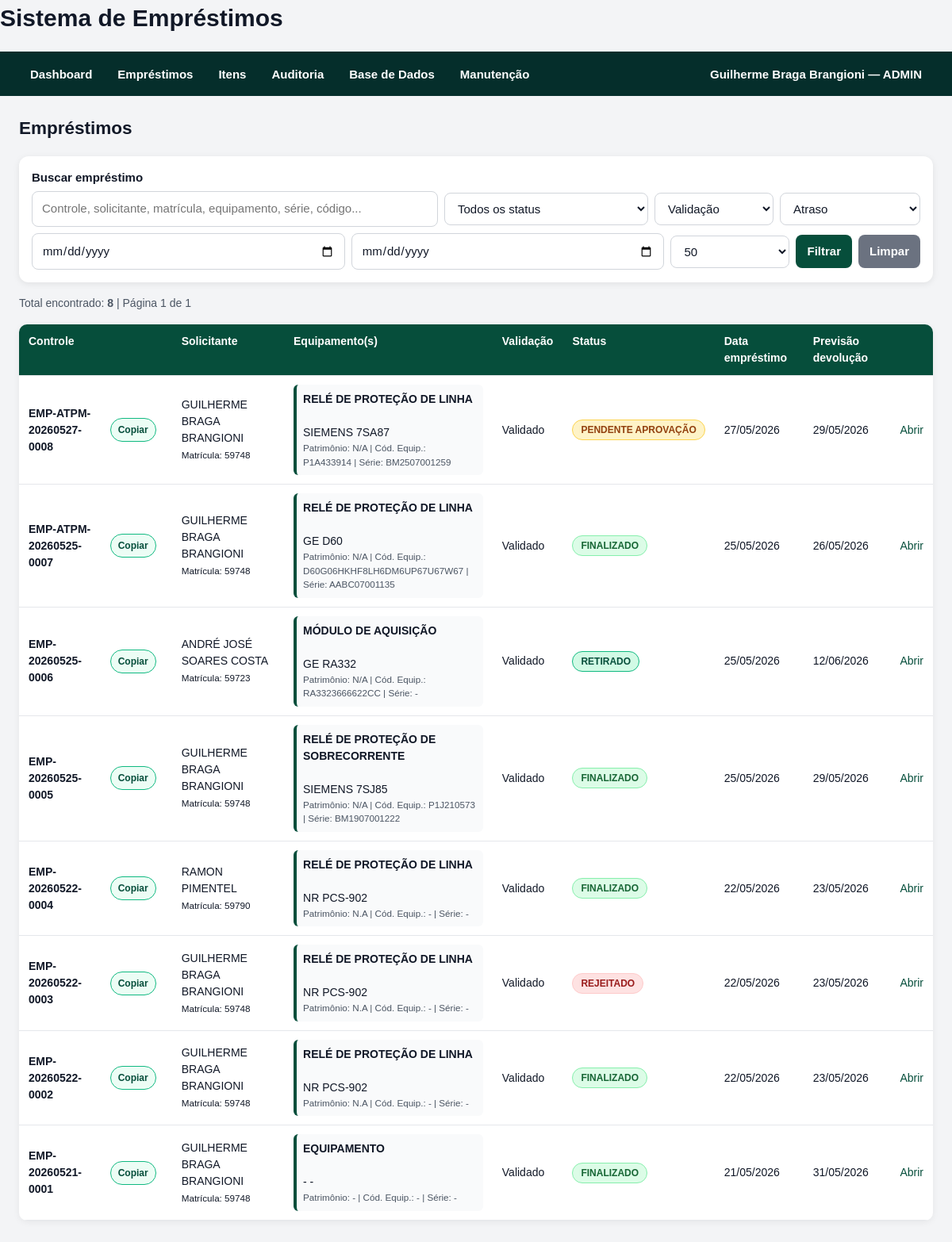
Screenshot of /emprestimos/ (signed in) with the database file from the repository.
### models/system_user.py (models this page shows, shortened)
class SystemUser(db.Model):
    __tablename__ = "system_users"
    id = db.Column(db.Integer, primary_key=True)
    nome = db.Column(db.String(255), nullable=False)
    email = db.Column(db.String(255), nullable=False, unique=True, index=True)
    password_hash = db.Column(db.String(255), nullable=False)
    role = db.Column(db.String(50), nullable=False, default="CONSULTA")
    active = db.Column(db.Boolean, default=True)
    last_login_at = db.Column(db.DateTime)
    created_at = db.Column(db.DateTime, default=datetime.utcnow)
    updated_at = db.Column(
        db.DateTime,
        default=datetime.utcnow,
        onupdate=datetime.utcnow,
    )

### models/loan.py (models this page shows)
class Loan(db.Model):
    __tablename__ = "loans"
    id = db.Column(db.Integer, primary_key=True)
    numero_controle = db.Column(db.String(100), unique=True, index=True)
    user_id = db.Column(db.Integer, db.ForeignKey("users.id"), nullable=False)
    approver_id = db.Column(db.Integer, db.ForeignKey("approvers.id"), nullable=False)
    responsavel_entrega_nome = db.Column(db.String(255), nullable=False)
    responsavel_entrega_matricula = db.Column(db.String(100))
    responsavel_entrega_email = db.Column(db.String(255))
    status = db.Column(db.String(100), default="PENDENTE_APROVACAO", index=True)
    data_emprestimo = db.Column(db.DateTime)
    data_prevista_devolucao = db.Column(db.DateTime)
    data_real_devolucao = db.Column(db.DateTime)
    local_utilizacao = db.Column(db.String(255))
    aprovado = db.Column(db.Boolean, default=False)
    aprovado_em = db.Column(db.DateTime)
    rejeitado_em = db.Column(db.DateTime)
    motivo_rejeicao = db.Column(db.Text)
    approval_token = db.Column(db.Text)
    observacoes = db.Column(db.Text)
    notification_fixed_emails = db.Column(db.Text)      # E-mails fixos lidos do arquivo no momento da criação
    notification_extra_emails = db.Column(db.Text)      # E-mails adicionais digitados no momento do empréstimo
    notification_all_emails = db.Column(db.Text)        # União de Fixos + adicionais, preservada para auditoria
    created_at = db.Column(db.DateTime, default=datetime.utcnow)
    updated_at = db.Column(
        db.DateTime,
        default=datetime.utcnow,
        onupdate=datetime.utcnow,
    )
    user = db.relationship("User", back_populates="loans")
    approver = db.relationship("Approver", back_populates="loans")
    items = db.relationship(
        "LoanItem",
        back_populates="loan",
        lazy=True,
        cascade="all, delete-orphan",
    )
    renewals = db.relationship(
        "Renewal",
        back_populates="loan",
        lazy=True,
        cascade="all, delete-orphan",
    )

### models/user.py (models this page shows)
class User(db.Model):
    __tablename__ = "users"
    id = db.Column(db.Integer, primary_key=True)
    nome = db.Column(db.String(255), nullable=False)
    matricula = db.Column(db.String(100), nullable=False, index=True)
    email = db.Column(db.String(255), nullable=False)
    telefone = db.Column(db.String(100))
    gerencia = db.Column(db.String(255))
    regional = db.Column(db.String(255))
    equipe = db.Column(db.String(255))
    created_at = db.Column(db.DateTime, default=datetime.utcnow)
    loans = db.relationship("Loan", back_populates="user")

### models/loan_item.py (models this page shows)
class LoanItem(db.Model):
    __tablename__ = "loan_items"
    id = db.Column(db.Integer, primary_key=True)
    loan_id = db.Column(db.Integer, db.ForeignKey("loans.id"), nullable=False)
    equipment_id = db.Column(db.Integer, db.ForeignKey("equipments.id"))
    consumable_id = db.Column(db.Integer, db.ForeignKey("consumables.id"))
    tipo_item = db.Column(db.String(100), nullable=False)
    quantidade = db.Column(db.Integer, default=1)
    quantidade_devolvida = db.Column(db.Integer, default=0)
    status = db.Column(db.String(100), default="EMPRESTADO")
    devolvido_em = db.Column(db.DateTime)
    devolvido_por = db.Column(db.String(255))
    image_path = db.Column(db.String(500))
    image_original_filename = db.Column(db.String(255))
    observacoes = db.Column(db.Text)
    created_at = db.Column(db.DateTime, default=datetime.utcnow)
    loan = db.relationship("Loan", back_populates="items")
    equipment = db.relationship("Equipment", back_populates="loan_items")
    consumable = db.relationship("Consumable", back_populates="loan_items")

### models/equipment.py (models this page shows)
class Equipment(db.Model):
    __tablename__ = "equipments"
    id = db.Column(db.Integer, primary_key=True)
    codigo_interno = db.Column(db.String(100), unique=True, index=True)
    nome = db.Column(db.String(255), nullable=False)
    nome_normalizado = db.Column(db.String(255), nullable=False, index=True)
    fabricante = db.Column(db.String(255))
    modelo = db.Column(db.String(255))
    tipo_equipamento = db.Column(db.String(255))
    patrimonio = db.Column(db.String(255), index=True)
    codigo_equipamento = db.Column(db.String(255), index=True)
    serial = db.Column(db.String(255), index=True)
    categoria = db.Column(db.String(255))
    status = db.Column(db.String(50), default="DISPONIVEL", index=True)
    status_planilha = db.Column(db.String(255))
    regional = db.Column(db.String(255))
    data_inventario = db.Column(db.DateTime)
    local_armazenagem = db.Column(db.String(255))
    subestacao_origem = db.Column(db.String(255))
    emprestado_para_planilha = db.Column(db.String(255))
    data_emprestimo_planilha = db.Column(db.DateTime)
    validado = db.Column(db.Boolean, default=False)
    observacoes = db.Column(db.Text)
    created_at = db.Column(db.DateTime, default=datetime.utcnow)
    updated_at = db.Column(
        db.DateTime,
        default=datetime.utcnow,
        onupdate=datetime.utcnow,
    )
    loan_items = db.relationship("LoanItem", back_populates="equipment")

### routes/loan_routes.py (the view, shortened to what this page needs)
@loan_bp.route("/")
def list_loans():
    search_text = request.args.get("q", "").strip()
    status_filter = request.args.get("status", "").strip()
    validation_filter = request.args.get("validacao", "").strip()
    overdue_filter = request.args.get("atrasados", "").strip()
    date_from_text = request.args.get("data_inicio", "").strip()
    date_to_text = request.args.get("data_fim", "").strip()
    page = request.args.get("page", 1, type=int)
    per_page = request.args.get("per_page", 50, type=int)
    if per_page not in [25, 50, 100]:
        per_page = 50
    query = Loan.query
    if status_filter:
        query = query.filter(Loan.status == status_filter)
    date_from = _parse_date_filter(date_from_text)
    date_to = _parse_date_filter(date_to_text)
    if date_from:
        query = query.filter(Loan.data_emprestimo >= date_from)
    if date_to:
        query = query.filter(Loan.data_emprestimo <= date_to)
    if overdue_filter == "SIM":
        query = query.filter(Loan.status == LoanStatus.ATRASADO.value)
    loans_all = (
        query
        .options(*loan_full_options())
        .order_by(Loan.created_at.desc())
        .all()
    )
    if validation_filter == "PENDENTE":
        loans_all = [
            loan for loan in loans_all
            if _loan_has_pending_validation(loan)
        ]
    elif validation_filter == "VALIDADO":
        loans_all = [
            loan for loan in loans_all
            if not _loan_has_pending_validation(loan)
        ]
    total = len(loans_all)
    pages = max(ceil(total / per_page), 1)
    if page < 1:
        page = 1
    if page > pages:
        page = pages
    start = (page - 1) * per_page
    end = start + per_page
    loans = loans_all[start:end]
    pagination = {
        "page": page,
        "pages": pages,
        "total": total,
        "has_prev": page > 1,
        "has_next": page < pages,
        "prev_num": page - 1,
        "next_num": page + 1,
    }
    return render_template(
        "loan_list.html",
        loans=loans,
        pagination=pagination,
        search_text=search_text,
        status_filter=status_filter,
        validation_filter=validation_filter,
        overdue_filter=overdue_filter,
        date_from_text=date_from_text,
        date_to_text=date_to_text,
        per_page=per_page,
        status_options=[status.value for status in LoanStatus],
    )

### templates/loan_list.html (shortened to what this page needs)
{% extends "base.html" %}
{% block content %}
<h2>Empréstimos</h2>
<form method="get" action="{{ url_for('loan_bp.list_loans') }}" class="search-form">
    <label for="q">Buscar empréstimo</label>
    <div class="search-row">
        <input
            type="text"
            id="q"
            name="q"
            value="{{ search_text or '' }}"
            placeholder="Controle, solicitante, matrícula, equipamento, série, código..."
        >
        <select name="status">
            <option value="">Todos os status</option>
        </select>
        <select name="validacao">
            <option value="">Validação</option>
        </select>
        <select name="atrasados">
            <option value="">Atraso</option>
        </select>
        <input
            type="date"
            name="data_inicio"
            value="{{ date_from_text or '' }}"
        >
        <input
            type="date"
            name="data_fim"
            value="{{ date_to_text or '' }}"
        >
        <select name="per_page">
            <option value="50" {% if per_page == 50 %}selected{% endif %}>50</option>
        </select>
        <button type="submit">Filtrar</button>
        <a class="button secondary" href="{{ url_for('loan_bp.list_loans') }}">
            Limpar
        </a>
    </div>
</form>
<p class="hint">
    Total encontrado: <strong>{{ pagination.total }}</strong>
    | Página {{ pagination.page }} de {{ pagination.pages }}
</p>
<table>
    <thead>
        <tr>
            <th>Controle</th>
            <th>Solicitante</th>
            <th>Equipamento(s)</th>
            <th>Validação</th>
            <th>Status</th>
            <th>Data empréstimo</th>
            <th>Previsão devolução</th>
            <th></th>
        </tr>
    </thead>
    <tbody>
        {% for loan in loans %}
        {% set ns = namespace(has_pending_validation=false) %}
        {% for item in loan.items %}
            {% if item.equipment and not item.equipment.validado %}
                {% set ns.has_pending_validation = true %}
            {% endif %}
        {% endfor %}
        <tr>
            <td>
                <div class="copy-control-wrapper">
                    <strong>{{ loan.numero_controle }}</strong>
                    <button
                        type="button"
                        class="copy-control-button"
                        onclick="copyToClipboard('{{ loan.numero_controle }}', 'copy-feedback-list-{{ loan.id }}')"
                    >
                        Copiar
                    </button>
                </div>
            </td>
            <td>
                {{ loan.user.nome }}
                <br>
                <small>Matrícula: {{ loan.user.matricula }}</small>
            </td>
            <td>
                {% if loan.items %}
                    {% for item in loan.items %}
                        {% if item.equipment %}
                            <div class="loan-equipment-summary">
                                <strong>{{ item.equipment.tipo_equipamento or "EQUIPAMENTO" }}</strong>
                                <br>
                                {{ item.equipment.fabricante or "-" }}
                                {{ item.equipment.modelo or "-" }}
                                <br>
                                <small>
                                    Patrimônio:
                                    {{ item.equipment.patrimonio or "-" }}
                                    |
                                    Cód. Equip.:
                                    {{ item.equipment.codigo_equipamento or "-" }}
                                    |
                                    Série:
                                    {{ item.equipment.serial or "-" }}
                                </small>
                            </div>
                        {% endif %}
                    {% endfor %}
                {% else %}
                    <span>-</span>
                {% endif %}
            </td>
            <td>
                {% if ns.has_pending_validation and loan.status not in ["FINALIZADO", "REJEITADO", "CANCELADO"] %}
                    <form
                        method="post"
                        action="{{ url_for('loan_bp.validate_loan_equipments', loan_id=loan.id) }}"
                        onsubmit="return confirm('Confirmar validação dos equipamentos deste empréstimo?');"
                    >
                        <button type="submit">
                            Validar
                        </button>
                    </form>
                {% else %}
                    Validado
                {% endif %}
            </td>
            <td>
                <span class="status-badge {{ status_badge_class(loan.status) }}">
                    {{ format_status_label(loan.status) }}
                </span>
            </td>
            <td>
                {{ loan.data_emprestimo.strftime("%d/%m/%Y") if loan.data_emprestimo else "-" }}
            </td>
            <td>
                {{ loan.data_prevista_devolucao.strftime("%d/%m/%Y") if loan.data_prevista_devolucao else "-" }}
            </td>
            <td>
                <a href="{{ url_for('loan_bp.loan_detail', loan_id=loan.id) }}">
                    Abrir
                </a>
            </td>
        </tr>
        {% endfor %}
    </tbody>
</table>
{% endblock %}

### templates/base.html (shortened to what this page needs)
<!DOCTYPE html>
<html lang="pt-BR">
<head>
    <link rel="stylesheet" href="{{ url_for('static', filename='style.css') }}">
</head>
<body>
    <header class="topbar">
        <h1>Sistema de Empréstimos</h1>
        <nav class="navbar">
            <div class="nav-left">
                <a class="nav-link" href="{{ url_for('main_bp.dashboard') }}">
                    Dashboard
                </a>
                {% if current_user %}
                    {% if current_user.role in ["ADMIN", "OPERADOR", "CONSULTA"] %}
                    <div class="nav-item dropdown">
                        <button class="nav-drop-button" type="button">
                            Empréstimos
                        </button>
                    </div>
                    {% endif %}
                    {% if current_user.role in ["ADMIN", "OPERADOR", "CONSULTA"] %}
                    <div class="nav-item dropdown">
                        <button class="nav-drop-button" type="button">
                            Itens
                        </button>
                    </div>
                    {% endif %}
                    {% if current_user.role in ["ADMIN", "OPERADOR"] %}
                    <div class="nav-item dropdown">
                        <button class="nav-drop-button" type="button">
                            Auditoria
                        </button>
                    </div>
                    {% endif %}
                    {% if current_user.role in ["ADMIN", "OPERADOR"] %}
                    <div class="nav-item dropdown">
                        <button class="nav-drop-button" type="button">
                            Base de Dados
                        </button>
                    </div>
                    {% endif %}
                    {% if current_user.role == "ADMIN" %}
                    <div class="nav-item dropdown">
                        <button class="nav-drop-button" type="button">
                            Manutenção
                        </button>
                    </div>
                    {% endif %}
                {% endif %}
            </div>
            <div class="nav-right">
                {% if current_user %}
                    <div class="nav-item dropdown user-menu">
                        <button class="nav-drop-button" type="button">
                            {{ current_user.nome }} — {{ current_user.role }}
                        </button>
                    </div>
                {% else %}
                    <a class="nav-link" href="{{ url_for('auth_bp.login') }}">
                        Entrar
                    </a>
                {% endif %}
            </div>
        </nav>
    </header>
    <main class="container">
        {% block content %}{% endblock %}
    </main>
</body>
</html>

### rows the page displays
SystemUser: nome "Guilherme Braga Brangioni", role "ADMIN"
Loan: numero_controle "EMP-ATPM-20260527-0008", user.nome "GUILHERME BRAGA BRANGIONI", user.matricula "59748", status "PENDENTE APROVAÇÃO", data_emprestimo "27/05/2026", data_prevista_devolucao "29/05/2026"
LoanItem: equipment "RELÉ DE PROTEÇÃO DE LINHA", equipment "SIEMENS", equipment "7SA87", equipment "N/A", equipment "P1A433914", equipment "BM2507001259"
Loan: numero_controle "EMP-ATPM-20260525-0007", user.nome "GUILHERME BRAGA BRANGIONI", user.matricula "59748", status "FINALIZADO", data_emprestimo "25/05/2026", data_prevista_devolucao "26/05/2026"
LoanItem: equipment "RELÉ DE PROTEÇÃO DE LINHA", equipment "GE", equipment "D60", equipment "N/A", equipment "D60G06HKHF8LH6DM6UP67U67W67", equipment "AABC07001135"
Loan: numero_controle "EMP-20260525-0006", user.nome "ANDRÉ JOSÉ SOARES COSTA", user.matricula "59723", status "RETIRADO", data_emprestimo "25/05/2026", data_prevista_devolucao "12/06/2026"
LoanItem: equipment "MÓDULO DE AQUISIÇÃO", equipment "GE", equipment "RA332", equipment "N/A", equipment "RA3323666622CC", equipment "-"
Loan: numero_controle "EMP-20260525-0005", user.nome "GUILHERME BRAGA BRANGIONI", user.matricula "59748", status "FINALIZADO", data_emprestimo "25/05/2026", data_prevista_devolucao "29/05/2026"
LoanItem: equipment "RELÉ DE PROTEÇÃO DE SOBRECORRENTE", equipment "SIEMENS", equipment "7SJ85", equipment "N/A", equipment "P1J210573", equipment "BM1907001222"
Loan: numero_controle "EMP-20260522-0004", user.nome "RAMON PIMENTEL", user.matricula "59790", shows "Validado", status "FINALIZADO", data_emprestimo "22/05/2026", data_prevista_devolucao "23/05/2026"
LoanItem: equipment "RELÉ DE PROTEÇÃO DE LINHA", equipment "NR", equipment "PCS-902", equipment "N.A", equipment "-"
Loan: numero_controle "EMP-20260522-0003", user.nome "GUILHERME BRAGA BRANGIONI", user.matricula "59748", shows "Validado", status "REJEITADO", data_emprestimo "22/05/2026", data_prevista_devolucao "23/05/2026"
LoanItem: equipment "RELÉ DE PROTEÇÃO DE LINHA", equipment "NR", equipment "PCS-902", equipment "N.A", equipment "-"
Loan: numero_controle "EMP-20260522-0002", user.nome "GUILHERME BRAGA BRANGIONI", user.matricula "59748", shows "Validado", status "FINALIZADO", data_emprestimo "22/05/2026", data_prevista_devolucao "23/05/2026"
LoanItem: equipment "RELÉ DE PROTEÇÃO DE LINHA", equipment "NR", equipment "PCS-902", equipment "N.A", equipment "-"
Loan: numero_controle "EMP-20260521-0001", user.nome "GUILHERME BRAGA BRANGIONI", user.matricula "59748", shows "Validado", status "FINALIZADO", data_emprestimo "21/05/2026", data_prevista_devolucao "31/05/2026"
LoanItem: equipment "EQUIPAMENTO", equipment "-"

### other values shown
{{ pagination.total }} "8"
{{ pagination.page }} "1"
{{ pagination.pages }} "1"
